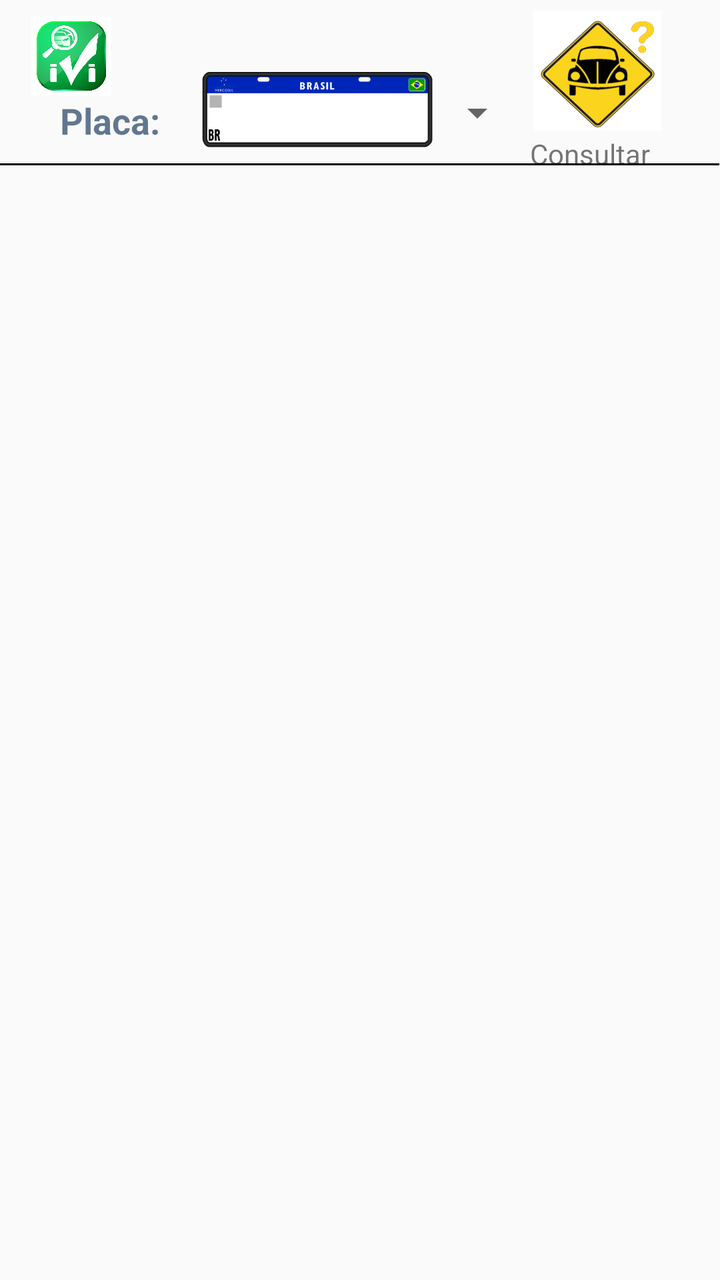
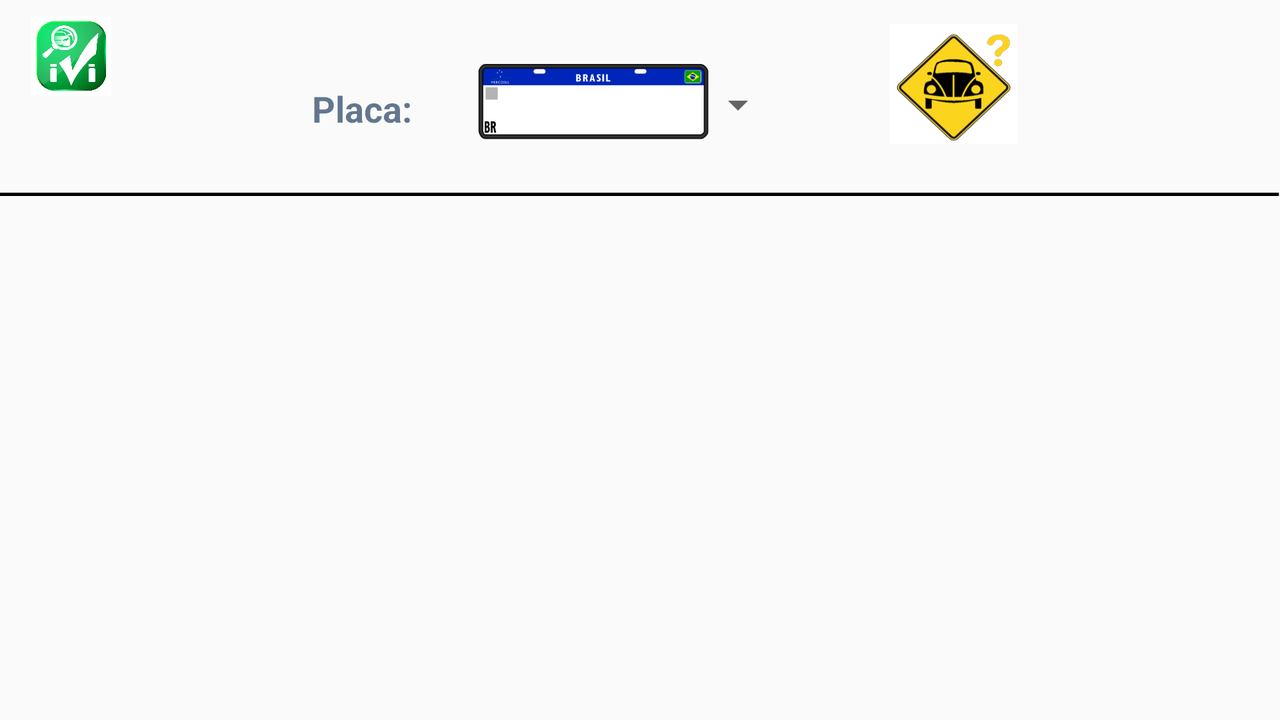

One screen, two layout resources from the same app: the default and the repository's alternative for another configuration. Each is rendered where Android would select it; the XML of both is given below.
<!-- AndroidManifest.xml: application theme Theme.AppCompat.Light.NoActionBar -->
<!-- res/layout/activity_read_inspection.xml -->
<?xml version="1.0" encoding="utf-8"?>
<androidx.constraintlayout.widget.ConstraintLayout xmlns:android="http://schemas.android.com/apk/res/android"
    xmlns:app="http://schemas.android.com/apk/res-auto"
    xmlns:tools="http://schemas.android.com/tools"
    android:layout_width="match_parent"
    android:layout_height="match_parent"
    tools:context=".activities.AddCar">

    <ImageView
        android:id="@+id/imageViewPlaca2"
        android:layout_width="63dp"
        android:layout_height="40dp"
        android:layout_marginStart="4dp"
        android:layout_marginLeft="4dp"
        android:layout_marginTop="8dp"
        app:layout_constraintStart_toStartOf="parent"
        app:layout_constraintTop_toTopOf="parent"
        app:srcCompat="@drawable/ivi_v10" />

    <TextView
        android:id="@+id/textViewPlaca"
        android:layout_width="wrap_content"
        android:layout_height="wrap_content"
        android:layout_marginStart="36dp"
        android:layout_marginLeft="36dp"
        android:layout_marginTop="48dp"
        android:layout_marginEnd="6dp"
        android:layout_marginRight="6dp"
        android:text="Placa:"
        android:textColor="#9E05264E"
        android:textSize="18sp"
        android:textStyle="bold"
        app:layout_constraintEnd_toStartOf="@+id/imageViewPlaca"
        app:layout_constraintStart_toStartOf="parent"
        app:layout_constraintTop_toTopOf="parent" />


    <ImageView
        android:id="@+id/imageViewPlaca"
        android:layout_width="145dp"
        android:layout_height="89dp"
        android:layout_marginStart="6dp"
        android:layout_marginLeft="6dp"
        android:layout_marginTop="10dp"
        app:layout_constraintStart_toEndOf="@+id/textViewPlaca"
        app:layout_constraintTop_toTopOf="parent"
        app:srcCompat="@drawable/placabrasil" />

    <Spinner
        android:id="@+id/spinnerPlacaConsulta"
        android:layout_width="145dp"
        android:layout_height="89dp"
        android:layout_marginStart="86dp"
        android:layout_marginLeft="86dp"
        android:layout_marginTop="2dp"
        app:layout_constraintEnd_toStartOf="@+id/imgBtnConsulta"
        app:layout_constraintStart_toStartOf="@+id/imageViewPlaca"
        app:layout_constraintTop_toTopOf="@+id/imageViewPlaca" />

    <androidx.recyclerview.widget.RecyclerView
        android:id="@+id/recyclerViewPesquisa"
        android:layout_width="351dp"
        android:layout_height="549dp"
        android:layout_marginStart="22dp"
        android:layout_marginLeft="22dp"
        android:layout_marginTop="32dp"
        android:layout_marginEnd="34dp"
        android:layout_marginRight="34dp"
        android:layout_marginBottom="15dp"
        app:layout_constraintBottom_toBottomOf="parent"
        app:layout_constraintEnd_toEndOf="parent"
        app:layout_constraintStart_toStartOf="parent"
        app:layout_constraintTop_toBottomOf="@+id/spinnerPlacaConsulta" />

    <ImageButton
        android:id="@+id/imgBtnConsulta"
        style="@android:style/Widget.Holo.Light.ImageButton"
        android:layout_width="64dp"
        android:layout_height="60dp"
        android:layout_marginStart="4dp"
        android:layout_marginLeft="4dp"
        android:layout_marginEnd="84dp"
        android:layout_marginRight="84dp"
        android:layout_marginBottom="34dp"
        android:background="#FFFFFFFF"
        android:scaleType="fitXY"
        app:layout_constraintBottom_toTopOf="@+id/recyclerViewPesquisa"
        app:layout_constraintEnd_toEndOf="parent"
        app:layout_constraintStart_toEndOf="@+id/spinnerPlacaConsulta"
        app:layout_constraintTop_toTopOf="parent"
        app:srcCompat="@drawable/query" />

    <TextView
        android:id="@+id/txtVwConsultar"
        android:layout_width="wrap_content"
        android:layout_height="wrap_content"
        android:layout_marginTop="2dp"
        android:layout_marginEnd="35dp"
        android:layout_marginRight="35dp"
        android:text="Consultar"
        app:layout_constraintEnd_toEndOf="parent"
        app:layout_constraintTop_toBottomOf="@+id/imgBtnConsulta" />

    <ImageView
        android:id="@+id/imgVwLine"
        android:layout_width="wrap_content"
        android:layout_height="wrap_content"
        android:layout_marginTop="2dp"
        android:layout_marginBottom="8dp"
        app:layout_constraintBottom_toTopOf="@+id/recyclerViewPesquisa"
        app:layout_constraintEnd_toEndOf="parent"
        app:layout_constraintStart_toStartOf="parent"
        app:layout_constraintTop_toBottomOf="@+id/imgBtnConsulta"
        app:srcCompat="@drawable/line" />

</androidx.constraintlayout.widget.ConstraintLayout>
<!-- resources referenced by this layout -->
<resources>
  <!-- drawable ivi_v10: png bitmap (drawable, 132441 bytes) -->
  <!-- drawable line: jpg bitmap (drawable, 969 bytes) -->
  <!-- drawable placabrasil: png bitmap (drawable, 8904 bytes) -->
  <!-- drawable query: png bitmap (drawable, 27368 bytes) -->
</resources>
<!-- res/layout-land/activity_read_inspection.xml (the repository's variant of the layout above) -->
<!-- drawn on the phone turned sideways -->
<?xml version="1.0" encoding="utf-8"?>
<androidx.constraintlayout.widget.ConstraintLayout xmlns:android="http://schemas.android.com/apk/res/android"
    xmlns:app="http://schemas.android.com/apk/res-auto"
    xmlns:tools="http://schemas.android.com/tools"
    android:layout_width="match_parent"
    android:layout_height="match_parent"
    tools:context=".activities.AddCar">

    <ImageView
        android:id="@+id/imageViewPlaca2"
        android:layout_width="63dp"
        android:layout_height="40dp"
        android:layout_marginStart="4dp"
        android:layout_marginLeft="4dp"
        android:layout_marginTop="8dp"
        app:layout_constraintStart_toStartOf="parent"
        app:layout_constraintTop_toTopOf="parent"
        app:srcCompat="@drawable/ivi_v10" />


    <TextView
        android:id="@+id/textViewPlaca"
        android:layout_width="wrap_content"
        android:layout_height="wrap_content"
        android:layout_marginStart="156dp"
        android:layout_marginLeft="156dp"
        android:layout_marginTop="42dp"
        android:text="Placa:"
        android:textColor="#9E05264E"
        android:textSize="18sp"
        android:textStyle="bold"
        app:layout_constraintStart_toStartOf="parent"
        app:layout_constraintTop_toTopOf="parent" />

    <ImageView
        android:id="@+id/imageViewPlaca"
        android:layout_width="145dp"
        android:layout_height="89dp"
        android:layout_marginStart="18dp"
        android:layout_marginLeft="18dp"
        android:layout_marginTop="6dp"
        app:layout_constraintStart_toEndOf="@+id/textViewPlaca"
        app:layout_constraintTop_toTopOf="parent"
        app:srcCompat="@drawable/placabrasil" />

    <Spinner
        android:id="@+id/spinnerPlacaConsulta"
        android:layout_width="145dp"
        android:layout_height="89dp"
        android:layout_marginStart="24dp"
        android:layout_marginLeft="24dp"
        android:layout_marginTop="2dp"
        app:layout_constraintStart_toStartOf="@+id/imageViewPlaca"
        app:layout_constraintTop_toTopOf="@+id/imageViewPlaca" />

    <androidx.recyclerview.widget.RecyclerView
        android:id="@+id/recyclerViewPesquisa"
        android:layout_width="698dp"
        android:layout_height="227dp"
        android:layout_marginStart="18dp"
        android:layout_marginLeft="18dp"
        android:layout_marginEnd="15dp"
        android:layout_marginRight="15dp"
        android:layout_marginBottom="11dp"
        app:layout_constraintBottom_toBottomOf="parent"
        app:layout_constraintEnd_toEndOf="parent"
        app:layout_constraintStart_toStartOf="parent" />

    <ImageButton
        android:id="@+id/imgBtnConsulta"
        style="@android:style/Widget.Holo.Light.ImageButton"
        android:layout_width="64dp"
        android:layout_height="60dp"
        android:layout_marginStart="4dp"
        android:layout_marginLeft="4dp"
        android:layout_marginTop="8dp"
        android:layout_marginEnd="84dp"
        android:layout_marginRight="84dp"
        android:layout_marginBottom="34dp"
        android:background="#FFFFFFFF"
        android:scaleType="fitXY"
        app:layout_constraintBottom_toTopOf="@+id/recyclerViewPesquisa"
        app:layout_constraintEnd_toEndOf="parent"
        app:layout_constraintStart_toEndOf="@+id/spinnerPlacaConsulta"
        app:layout_constraintTop_toTopOf="parent"
        app:layout_constraintVertical_bias="0.202"
        app:srcCompat="@drawable/query" />

    <TextView
        android:id="@+id/txtVwConsultar"
        android:layout_width="wrap_content"
        android:layout_height="wrap_content"
        android:layout_marginTop="10dp"
        android:layout_marginEnd="160dp"
        android:layout_marginRight="160dp"
        android:layout_marginBottom="17dp"
        android:text="Consultar"
        app:layout_constraintBottom_toTopOf="@+id/imgVwLine"
        app:layout_constraintEnd_toEndOf="parent"
        app:layout_constraintTop_toBottomOf="@+id/imgBtnConsulta" />

    <ImageView
        android:id="@+id/imgVwLine"
        android:layout_width="wrap_content"
        android:layout_height="wrap_content"
        android:layout_marginTop="2dp"
        android:layout_marginBottom="2dp"
        app:layout_constraintBottom_toTopOf="@+id/recyclerViewPesquisa"
        app:layout_constraintEnd_toEndOf="parent"
        app:layout_constraintStart_toStartOf="parent"
        app:layout_constraintTop_toBottomOf="@+id/imgBtnConsulta"
        app:srcCompat="@drawable/line" />

</androidx.constraintlayout.widget.ConstraintLayout>
